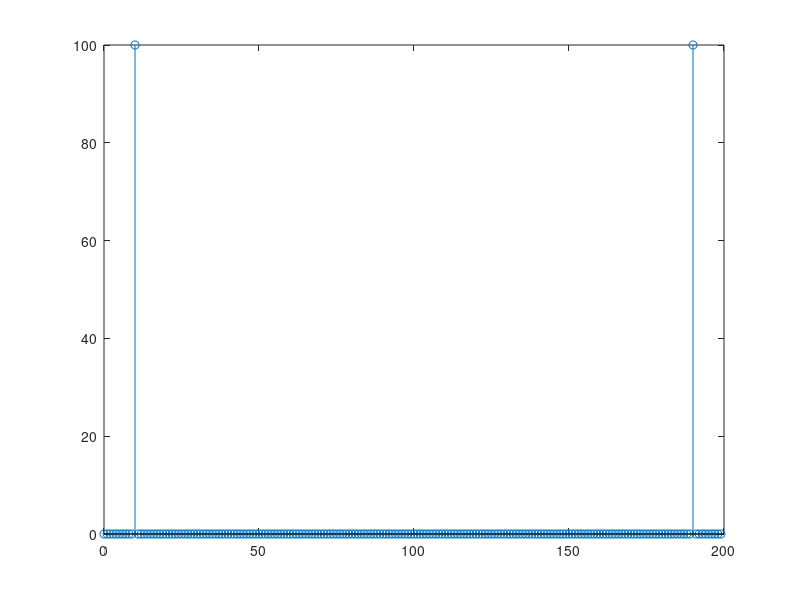

The MATLAB source for this figure:
# TDF de una funcion senoidal de f=10 Hz durante 1 s con 200 muestras
# Representaci ́n est ́ndar y centrada.


clear;
hold off;
#
T=1;
# Periodo de tiempo total muestreado
N=200;
# Numero de muestras
freq=10;
# Frecuencia de la entrada en Hz
#
#
W=2*pi*freq;
# frecuencia de la senal (en rad/s)

t=T*[0:N-1]/N;
# Escala de tiempo
f=(2*pi/T)*[0:N-1];
# Escala en frecuencia
x1=sin(W*t);
y1=fft(x1)
# T. de Fourier
f=(2*pi/T)*[-N/2:N/2-1];
# Escala en frecuencia
y1s=fft(x1);
# T. de Fourier
y1s=fftshift(y1s);
#gset term post landscape
#gset output "salida1b.ps"
#plot(f,abs(y1),';Transformada estandar;');
S=sqrt(real(y1).^2+imag(y1).^2);
stem([0:length(S)-1],S);
hold on;
pause;
#plot(f,abs(y1s),';Transformada centrada;');
pause;


# BEGIN OF MARIANITA'S EXAMPLE IN MATHLAB:

function []=signal()
  f1 = 10; f2 = 60;
    T = 0.001;
N = 1000;

t = 0:T:1-T;
% LTI means La tenes Inside. * (ferdy 1990 - 2565)
	y=2*sin(2*pi*f1*t) + sin(2*pi*f2*t) + 10*randn();

 fm=1/T;
 df=fm/N;
 frec=[- (fm/2):df:(fm/2)-df];
 S=fftshift(fft(y)/(N/2));
 subplot(2,1,1);
 plot(t,y, 'y');
 subplot(2,1,2);
 stem(frec,abs(S));
 sumy=sum(y.^2);
 sumS=(1/N)*(sum(abs(S*(N/2)).^2));
 ricura = sumy - sumS
end



